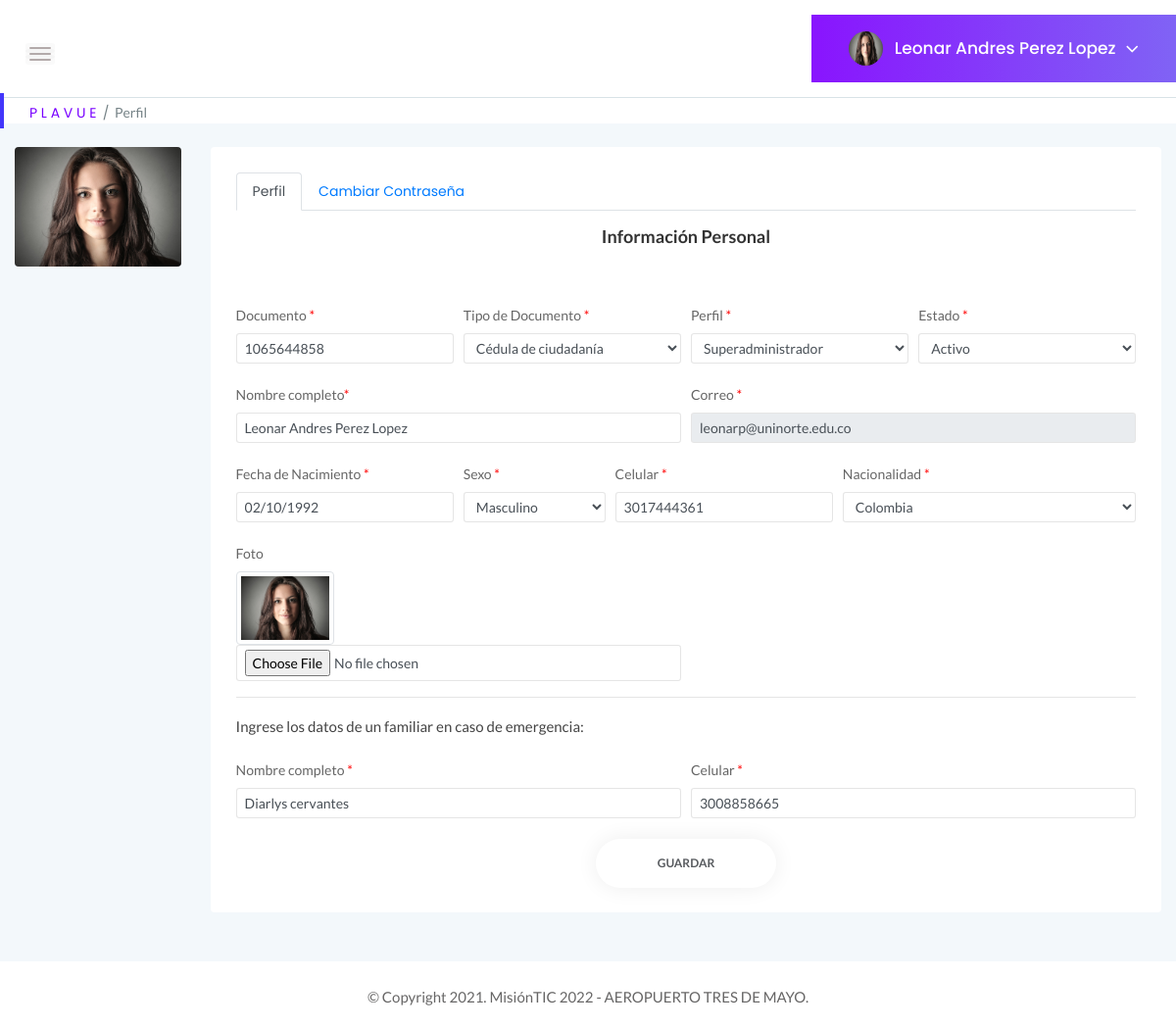
Before: /perfiladmin (signed in) with the older database file.
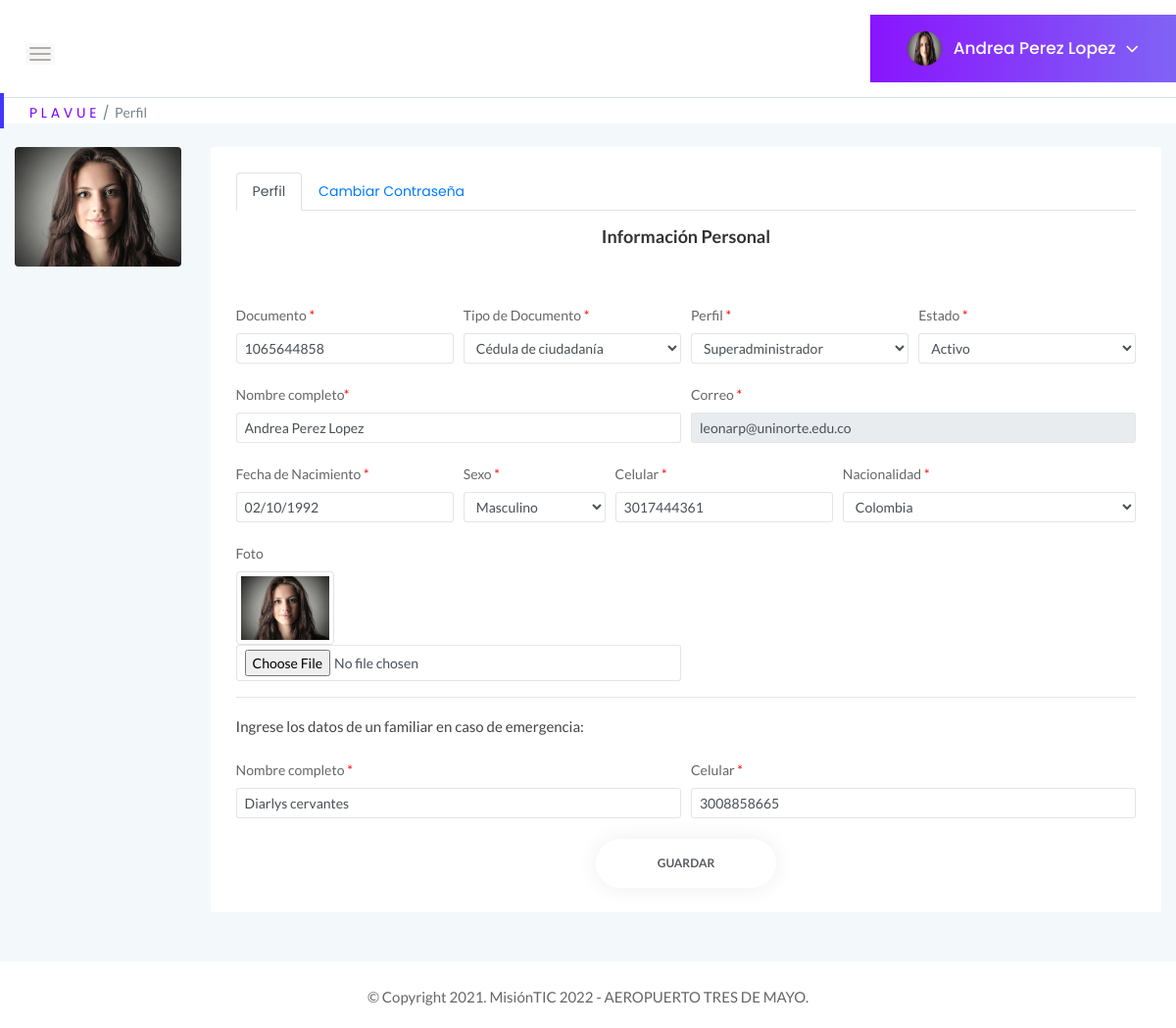
After: the same page with the newer database file.
### tables this page shows
CREATE TABLE Usuarios (Documento BIGINT UNIQUE, tipoDocumento INTEGER REFERENCES tipo_documento (id_documento) ON DELETE RESTRICT ON UPDATE RESTRICT MATCH SIMPLE, contraseña VARCHAR NOT NULL, tipoPerfil INTEGER REFERENCES Perfil (Id_perfil) ON DELETE RESTRICT ON UPDATE RESTRICT, estadoUsuario INTEGER REFERENCES Estado (Id_estado) ON DELETE RESTRICT ON UPDATE RESTRICT, Nombre VARCHAR (100) NOT NULL, correo VARCHAR (100) UNIQUE PRIMARY KEY NOT NULL, fechaNacimiento DATE, sexo INTEGER REFERENCES Genero (Id_genero) ON DELETE RESTRICT ON UPDATE RESTRICT, Celular BIGINT, nacionalidad INTEGER REFERENCES Nacionalidad (Id_pais) ON DELETE RESTRICT ON UPDATE RESTRICT, nombreContacto VARCHAR (100), numeroContacto BIGINT);

### app.py (the view, shortened to what this page needs)
@app.route("/perfiladmin", methods=["GET", "POST"])
def perfil_admin():
    if "usuario" in session:
        if request.method == "GET":
            try:
                with sqlite3.connect("Plavue.db") as con:
                    con.row_factory = sqlite3.Row
                    cur = con.cursor()
                    cur.execute("SELECT * FROM Usuarios WHERE correo = ?", [session["usuario"]])
                    query = cur.fetchone()
                with sqlite3.connect("Plavue.db") as con1:
                    con1.row_factory = sqlite3.Row
                    cur = con1.cursor()
                    cur.execute("SELECT * FROM tipo_documento")
                    query1 = cur.fetchall()
                with sqlite3.connect("Plavue.db") as con2:
                    con2.row_factory = sqlite3.Row
                    cur = con2.cursor()
                    cur.execute("SELECT * FROM Perfil")
                    query2 = cur.fetchall()
                with sqlite3.connect("Plavue.db") as con3:
                    con3.row_factory = sqlite3.Row
                    cur = con3.cursor()
                    cur.execute("SELECT * FROM Estado")
                    query3 = cur.fetchall()
                with sqlite3.connect("Plavue.db") as con4:
                    con4.row_factory = sqlite3.Row
                    cur = con4.cursor()
                    cur.execute("SELECT * FROM Genero")
                    query4 = cur.fetchall()
                with sqlite3.connect("Plavue.db") as con5:
                    con5.row_factory = sqlite3.Row
                    cur = con5.cursor()
                    cur.execute("SELECT * FROM Nacionalidad")
                    query5 = cur.fetchall()
                    if query is None:
                        return "Usuario no existe!"
                return render_template("perfiladmin.html", perfil = query, tipodocumento = query1, tipoperfil = query2, estado = query3, sexo = query4, pais = query5 )
            except Error as er:
                print('SQLite error: %s' % (' '.join(er.args)))
                print('SQLite traceback: ')
    return render_template("Login.html")

### templates/perfiladmin.html (shortened to what the changed rows need)
<!doctype html>
<html class="no-js" lang="en">
<head>
        <link rel="stylesheet" href="{{ url_for('static', filename='css/bootstrap.min.css') }}">
        <link rel="stylesheet" href="{{ url_for('static', filename='css/font-awesome.min.css') }}">
        <link rel="stylesheet" href="{{ url_for('static', filename='css/themify-icons.css') }}">
        <link rel="stylesheet" href="{{ url_for('static', filename='css/metisMenu.css') }}">
        <link rel="stylesheet" href="{{ url_for('static', filename='css/owl.carousel.min.css') }}">
        <link rel="stylesheet" href="{{ url_for('static', filename='css/slicknav.min.css') }}">
        <link rel="stylesheet" href="https://www.amcharts.com/lib/3/plugins/export/export.css" type="text/css" media="all" />
        <link rel="stylesheet" type="text/css" href="{{ url_for('static', filename='css/tables/jquery.dataTables.css') }}">
        <link rel="stylesheet" type="text/css" href="{{ url_for('static', filename='css/tables/dataTables.bootstrap4.min.css') }}">
        <link rel="stylesheet" type="text/css" href="{{ url_for('static', filename='css/tables/responsive.bootstrap.min.css') }}">
        <link rel="stylesheet" type="text/css" href="{{ url_for('static', filename='css/tables/responsive.jqueryui.min.css') }}">
        <link rel="stylesheet" href="{{ url_for('static', filename='css/typography.css') }}">
        <link rel="stylesheet" href="{{ url_for('static', filename='css/default-css.css') }}">
        <link rel="stylesheet" href="{{ url_for('static', filename='css/styles.css') }}">
        <link rel="stylesheet" href="{{ url_for('static', filename='css/responsive.css') }}">
        <link rel="stylesheet" href="{{ url_for('static', filename='js/vendor/select2.css') }}">
</head>
<body>
    <div class="page-container">
        <div class="main-content">
            <div class="header-area">
                <div class="row align-items-center">
                    <div class="col-sm-6 clearfix">
                        <div class="user-profile pull-right">
                            <img class="avatar user-thumb" src="../static/images/icon/admin.jpg" alt="avatar">
                            <h4 class="user-name dropdown-toggle" data-toggle="dropdown">{{perfil[5]}}<i class="fa fa-angle-down"></i></h4>
                        </div>
                    </div>
                </div>
            </div>
            <div class="main-content-inner">
                <div class="row">
                    <div class="col-md-12 col-lg-10 mt-4">
                        <div class="card">
                            <div class="card-body">
                                <div class="tab-content mt-3" id="myTabContent">
                                    <div class="tab-pane fade show active" id="perfil" role="tabpanel" aria-labelledby="perfil-tab">
                                        <br>
                                        <form class="needs-validation" name="form_perfil_admin" action="/perfiladmin" id="form_perfil_admin" enctype="multipart/form-data" method="POST" >
                                            <div class="form-row">
                                                <div class="col-lg-3 col-md-6">
                                                    <br>
                                                    <label for="txtdocumento">Documento <span style="color: red;">*</span></label>
                                                    <input type="text" class="form-control form-control-sm" name="txtdocumento" id="txtdocumento" value="{{perfil[0]}}" >
                                                </div>
                                            </div>
                                            <div class="form-row">
                                                <div class="col-md-6">
                                                    <br>
                                                    <label for="txtprimernombre">Nombre completo<span style="color: red;">*</span></label>
                                                    <input type="text" class="form-control form-control-sm" name="txtnombre" id="txtnombre" value="{{perfil[5]}}" required>
                                                </div>
                                                <div class="col-md-6">
                                                    <br>
                                                    <label for="txtcorreo">Correo <span style="color: red;">*</span></label>
                                                    <input type="email" class="form-control form-control-sm" name="txtcorreo"id="txtcorreo" value="{{perfil[6]}}" maxlength="100" disabled >
                                                </div>
                                            </div>
                                            <div class="form-row">
                                                <div class="col-lg-3 col-md-6">
                                                    <br>
                                                    <label for="txtfechanacimiento">Fecha de Nacimiento <span style="color: red;">*</span></label>
                                                    <input type="text" class="form-control form-control-sm" name="txtfechanacimiento" id="txtfechanacimiento" language="es" data-plugin-datepicker value="{{perfil[7]}}" required>
                                                </div>
                                                <div class="col-lg-3 col-md-6">
                                                    <br>
                                                    <label for="txtcelular">Celular <span style="color: red;">*</span></label>
                                                    <input type="text" class="form-control form-control-sm" name="txtcelular"id="txtcelular" value="{{perfil[9]}}" maxlength="20" required>
                                                </div>
                                            </div>
                                            <div class="form-row">
                                                <div class="col-md-6">
                                                    <br>
                                                    <label for="txtnombres">Nombre completo <span style="color: red;">*</span></label>
                                                    <input type="text" class="form-control form-control-sm" name="txtnombrecon"id="txtnombrecon" value="{{perfil[11]}}" required>
                                                </div>
                                                <div class="col-md-6">
                                                    <br>
                                                    <label for="txtcelularcontacto">Celular <span style="color: red;">*</span></label>
                                                    <input type="text" class="form-control form-control-sm" name="txtcelularcon" id="txtcelularcon" value="{{perfil[12]}}" maxlength="20" required>
                                                </div>
                                            </div>
                                            <br>
                                        </form>
                                    </div>
                                </div>
                            </div>
                        </div>
                    </div>
                </div>
            </div>
        </div>
    </div>
</body>
</html>

Changed rows visible on the page:
changed Usuarios "leonarp@uninorte.edu.co": Nombre "Leonar Andres Perez Lopez" → "Andrea Perez Lopez"; txtnombre "Leonar Andres Perez Lopez" → "Andrea Perez Lopez"
